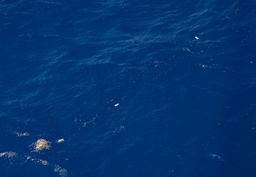
#> input picture Python/CubeSat/Pictures/oceanPlastic.jpg, 256 x 177 px, shrunk from 1920 x 1324 before the run, found by its file name
$ python pixel6.py
#> lines starting #> are read from the running program, lines starting #| are printed output that depends on the picture
### Python/CubeSat/functions.py
import webcolors

# [23 lines left out: functions findSum, findDif, returnAvg, not called in this run]

def returnGreat(a, b, c):
    if a == b == c:
        return a
    if a >= b:
        if a >= c:
            return a
    if b >= c:
        if b >= a:
            return b
    if c >= a:
        if c >= b:
            return c

# [363 lines left out: functions returnLow, returnGreatString, difGreat, determineMax, closest_colour, rgb2name and 1 more, not called in this run]

### Python/CubeSat/pixel6.py
# Importing Image from PIL package
from PIL import Image
from functions import returnAvg, returnGreat, returnGreatString, returnLow, findSum, findDif, difGreat, determineMax
import time
import math
# creating a image object
im = Image.open(r"/workspace/Experiments/Pictures/oceanPlastic.jpg")
#> im is the input picture: PIL image 256x177 RGB; mean R, G, B 3, 51, 109.5
px = im.load()

# Max and Min for Pixels in Image
xBound, yBound = im.size
#> xBound = 256; yBound = 177

img = Image.new('RGB', (xBound, yBound))
#> img: PIL image 256x177 RGB; every value is 0

color = [0, 0, 255]
colorname = "Blue"
rC = color[0]
gC = color[1]
bC = color[2]
threshold = 200
needColor = True

def inBounds(rVal, gVal, bVal, threshold, color):
    rMean = (rVal + color[0])/2
    inRoot = (2 + rMean/256) * pow(rVal - color[0], 2) + 4 * pow(gVal - color[1], 2) + (2 + (255 - rMean)/256) * (bVal - color[2])
    try:
        dif = math.sqrt(inRoot)
    except ValueError:
        return False
    if dif <= threshold:
        return False
    else:
        return True

for x in range(xBound):
    for y in range(yBound):
        needColor = True
        r = px[x,y][0]
        g = px[x,y][1]
        b = px[x,y][2]
        if inBounds(r, g, b, threshold, color):
            needColor = False
            print("Found", colorname, "color at coords:", x, ",", y)
            img.putpixel((x, y), (r, g, b))
        else:
            contrast = 50
            f = (returnGreat(r, g, b)-contrast)
            img.putpixel((x, y), (f, f, f))
            needColor = False
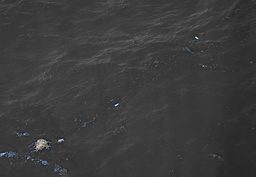
#> img: PIL image 256x177 RGB; mean R, G, B 59.6, 59.7, 59.8
img.save("newImg.jpg")
print("Image Saved!")
